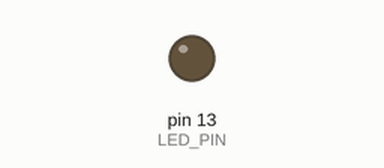
Bench run of a sketch on a simulated Arduino Uno, built with avr-gcc and run on an emulated ATmega328P. Parts: output pins drawn as LEDs (lit = HIGH).

Above: at 60.05 s.
Timing chart, 0 to 63.0 s (numbered marks = the images above):
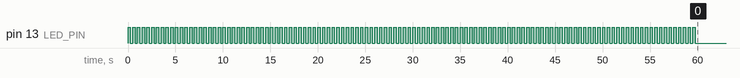

The sketch:

watcher.ino
```cpp
#include <stdint.h>
#define MACHINE_STARTUP_DELAY_S 60
#define MACHINE_TIMEOUT_MS 5000
#define BUTTON_PRESS_TIME_MS 500
#define LED_PIN 13
#define TRANSISTOR_PIN 2

uint32_t last_message_at = 0;

void wait_for_machine_startup() {
  for (uint8_t n = 0; n < MACHINE_STARTUP_DELAY_S * 2; ++n) {
    digitalWrite(LED_PIN, HIGH);
    delay(250);
    digitalWrite(LED_PIN, LOW);
    delay(250);
  }
  last_message_at = millis();
}

inline void press_the_reset_button() {
  pinMode(TRANSISTOR_PIN, OUTPUT);
  delay(BUTTON_PRESS_TIME_MS);
  pinMode(TRANSISTOR_PIN, INPUT);
}

void serialEvent() {
  last_message_at = millis();
  while (Serial.peek() != -1) Serial.read();
}

void setup() {
  pinMode(LED_PIN, OUTPUT);
  wait_for_machine_startup();
  Serial.begin(9600);
}

void loop() {
  if (millis() - MACHINE_TIMEOUT_MS > last_message_at) {
    press_the_reset_button();
    wait_for_machine_startup();
  }
}
```

Measured:
- by itself, pin 13 (LED_PIN): goes 119 × (LOW 0.25 s, HIGH 0.25 s), LOW 5.8 s, 119 × (HIGH 0.25 s, LOW 0.25 s), HIGH 0.25 s, then LOW
